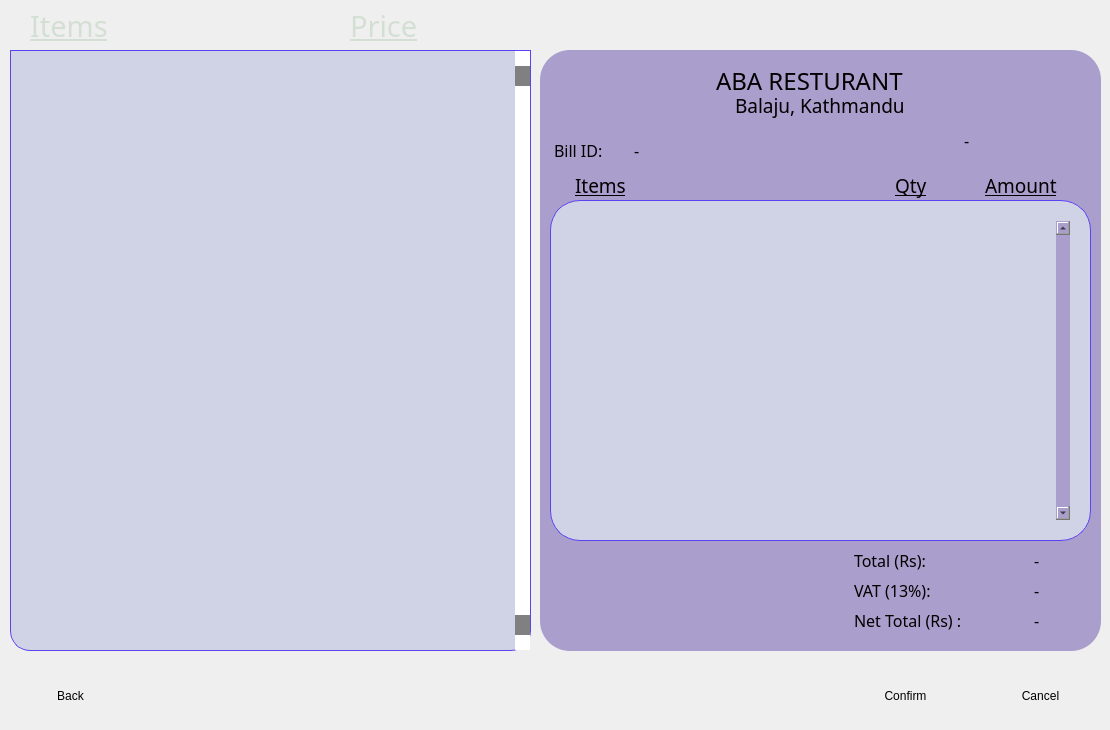
    <widget class="QWidget" name="Order">
     <widget class="QPushButton" name="pushButton">
      <property name="geometry">
       <rect>
        <x>20</x>
        <y>670</y>
        <width>101</width>
        <height>51</height>
       </rect>
      </property>
      <property name="cursor">
       <cursorShape>OpenHandCursor</cursorShape>
      </property>
      <property name="styleSheet">
       <string notr="true">border-radius: 20px;</string>
      </property>
      <property name="text">
       <string>Back</string>
      </property>
     </widget>
     <widget class="QTableWidget" name="OrderTable2">
      <property name="enabled">
       <bool>true</bool>
      </property>
      <property name="geometry">
       <rect>
        <x>10</x>
        <y>50</y>
        <width>521</width>
        <height>601</height>
       </rect>
      </property>
      <property name="font">
       <font>
        <family>Serifa BT</family>
        <pointsize>-1</pointsize>
       </font>
      </property>
      <property name="styleSheet">
       <string notr="true">QTableWidget {
    gridline-color: transparent;
    font-size: 20px;
     background: #D0D3E5;
    color: #333333;
    border: 1px solid #5B42F3;
   border-bottom-right-radius:20px;
border-bottom-left-radius:20px;
}

QTableWidget::item {
    padding: 10px;
    margin-left: 10px;
    border-radius: 10px;
    text-align: center;
    background: transparent;
    color: #333333;
}

QTableWidget::item:selected {
    background: transparent;
    color: inherit;
    border: none;
}

QHeaderView::section {
    background: #5B42F3;
    color: #FFFFFF;
    border: none;
}

QTableCornerButton::section {
    background: #5B42F3;
    border: none;
}

QScrollBar::add-line:vertical, QScrollBar::sub-line:vertical {
    background: grey;
    height: 20px; 
}

QScrollBar:vertical {
    background:white;
    width: 15px;

}

QScrollBar::handle:vertical {
    background: transparent;  /* Light purple color for the scrollbar handle */
    border-radius: 10px;
}

</string>
      </property>
      <property name="verticalScrollBarPolicy">
       <enum>Qt::ScrollBarPolicy::ScrollBarAlwaysOn</enum>
      </property>
      <property name="horizontalScrollBarPolicy">
       <enum>Qt::ScrollBarPolicy::ScrollBarAlwaysOff</enum>
      </property>
      <property name="sizeAdjustPolicy">
       <enum>QAbstractScrollArea::SizeAdjustPolicy::AdjustToContents</enum>
      </property>
      <property name="editTriggers">
       <set>QAbstractItemView::EditTrigger::AnyKeyPressed|QAbstractItemView::EditTrigger::EditKeyPressed</set>
      </property>
      <property name="columnCount">
       <number>3</number>
      </property>
      <attribute name="horizontalHeaderVisible">
       <bool>false</bool>
      </attribute>
      <attribute name="verticalHeaderVisible">
       <bool>false</bool>
      </attribute>
      <column/>
      <column/>
      <column/>
     </widget>
     <widget class="QPushButton" name="Calculate">
      <property name="geometry">
       <rect>
        <x>850</x>
        <y>670</y>
        <width>111</width>
        <height>51</height>
       </rect>
      </property>
      <property name="cursor">
       <cursorShape>OpenHandCursor</cursorShape>
      </property>
      <property name="styleSheet">
       <string notr="true">border-radius: 20px;</string>
      </property>
      <property name="text">
       <string>Confirm</string>
      </property>
     </widget>
     <widget class="QWidget" name="OrderFrame" native="true">
      <property name="geometry">
       <rect>
        <x>540</x>
        <y>50</y>
        <width>561</width>
        <height>601</height>
       </rect>
      </property>
      <property name="styleSheet">
       <string notr="true">QWidget {
    background-color: rgb(170, 158, 204);
    border: none; 
    padding: 20px;
border-radius:30px;
}

#leftWidget {

    background-size: cover;
    border-top-left-radius: 30px;
    border-bottom-left-radius: 30px;
}

#containerWidget {
    border-radius: 30px;
    background-color: transparent;
    border: none;
}
</string>
      </property>
      <widget class="QLabel" name="NetTotalLabel">
       <property name="geometry">
        <rect>
         <x>290</x>
         <y>540</y>
         <width>171</width>
         <height>61</height>
        </rect>
       </property>
       <property name="font">
        <font>
         <family>Serifa BT</family>
         <pointsize>12</pointsize>
        </font>
       </property>
       <property name="styleSheet">
        <string notr="true">border-top-left-radius: 0px;
    border-bottom-right-radius: 0px;
color: Black;
background-color:transparent;</string>
       </property>
       <property name="text">
        <string>Net Total (Rs) :</string>
       </property>
      </widget>
      <widget class="QLabel" name="NetTotalBox">
       <property name="geometry">
        <rect>
         <x>470</x>
         <y>540</y>
         <width>121</width>
         <height>61</height>
        </rect>
       </property>
       <property name="font">
        <font>
         <family>Serifa BT</family>
         <pointsize>12</pointsize>
        </font>
       </property>
       <property name="styleSheet">
        <string notr="true">border-top-left-radius: 0px;
    border-bottom-right-radius: 0px;
color: Black;
background-color:transparent;</string>
       </property>
       <property name="text">
        <string>-</string>
       </property>
      </widget>
      <widget class="QLabel" name="OrderTableLabel">
       <property name="geometry">
        <rect>
         <x>10</x>
         <y>100</y>
         <width>121</width>
         <height>71</height>
        </rect>
       </property>
       <property name="font">
        <font>
         <family>Serifa BT</family>
         <pointsize>14</pointsize>
         <underline>true</underline>
        </font>
       </property>
       <property name="styleSheet">
        <string notr="true">border-top-left-radius: 0px;
    border-bottom-right-radius: 0px;
color: Black;
background-color:transparent;</string>
       </property>
       <property name="text">
        <string>Items</string>
       </property>
      </widget>
      <widget class="QLabel" name="OrderTableLabel_2">
       <property name="geometry">
        <rect>
         <x>420</x>
         <y>100</y>
         <width>141</width>
         <height>71</height>
        </rect>
       </property>
       <property name="font">
        <font>
         <family>Serifa BT</family>
         <pointsize>14</pointsize>
         <underline>true</underline>
        </font>
       </property>
       <property name="styleSheet">
        <string notr="true">border-top-left-radius: 0px;
    border-bottom-right-radius: 0px;
color: Black;
background-color:transparent;</string>
       </property>
       <property name="text">
        <string>Amount</string>
       </property>
      </widget>
      <widget class="QLabel" name="OrderTableLabel_3">
       <property name="geometry">
        <rect>
         <x>330</x>
         <y>100</y>
         <width>91</width>
         <height>71</height>
        </rect>
       </property>
       <property name="font">
        <font>
         <family>Serifa BT</family>
         <pointsize>14</pointsize>
         <underline>true</underline>
        </font>
       </property>
       <property name="styleSheet">
        <string notr="true">border-top-left-radius: 0px;
    border-bottom-right-radius: 0px;
color: Black;
background-color:transparent;</string>
       </property>
       <property name="text">
        <string>Qty</string>
       </property>
      </widget>
      <widget class="QLabel" name="VATlabel">
       <property name="geometry">
        <rect>
         <x>290</x>
         <y>510</y>
         <width>161</width>
         <height>61</height>
        </rect>
       </property>
       <property name="font">
        <font>
         <family>Serifa BT</family>
         <pointsize>12</pointsize>
        </font>
       </property>
       <property name="styleSheet">
        <string notr="true">border-top-left-radius: 0px;
    border-bottom-right-radius: 0px;
color: Black;
background-color:transparent;</string>
       </property>
       <property name="text">
        <string>VAT (13%):</string>
       </property>
      </widget>
      <widget class="QLabel" name="VatAmtBox">
       <property name="geometry">
        <rect>
         <x>470</x>
         <y>510</y>
         <width>121</width>
         <height>61</height>
        </rect>
       </property>
       <property name="font">
        <font>
         <family>Serifa BT</family>
         <pointsize>12</pointsize>
        </font>
       </property>
       <property name="styleSheet">
        <string notr="true">border-top-left-radius: 0px;
    border-bottom-right-radius: 0px;
color: Black;
background-color:transparent;border-color: rgb(0, 0, 0);
color:black;
</string>
       </property>
       <property name="text">
        <string>-</string>
       </property>
      </widget>
      <widget class="QLabel" name="TotalLabel">
       <property name="geometry">
        <rect>
         <x>290</x>
         <y>480</y>
         <width>141</width>
         <height>61</height>
        </rect>
       </property>
       <property name="font">
        <font>
         <family>Serifa BT</family>
         <pointsize>12</pointsize>
        </font>
       </property>
       <property name="styleSheet">
        <string notr="true">border-top-left-radius: 0px;
    border-bottom-right-radius: 0px;
color: Black;
background-color:transparent;</string>
       </property>
       <property name="text">
        <string>Total (Rs):</string>
       </property>
      </widget>
      <widget class="QLabel" name="TotalBox">
       <property name="geometry">
        <rect>
         <x>470</x>
         <y>480</y>
         <width>121</width>
         <height>61</height>
        </rect>
       </property>
       <property name="font">
        <font>
         <family>Serifa BT</family>
         <pointsize>12</pointsize>
        </font>
       </property>
       <property name="styleSheet">
        <string notr="true">border-top-left-radius: 0px;
    border-bottom-right-radius: 0px;
color: Black;
background-color:transparent;border-color: rgb(0, 0, 0);
color:black;
</string>
       </property>
       <property name="text">
        <string>-</string>
       </property>
      </widget>
      <widget class="QTableWidget" name="OrderTable">
       <property name="enabled">
        <bool>true</bool>
       </property>
       <property name="geometry">
        <rect>
         <x>10</x>
         <y>150</y>
         <width>541</width>
         <height>341</height>
        </rect>
       </property>
       <property name="font">
        <font>
         <family>Serifa BT</family>
         <pointsize>-1</pointsize>
        </font>
       </property>
       <property name="styleSheet">
        <string notr="true">QTableWidget {
    gridline-color: transparent;
    font-size: 20px;
 background: #D0D3E5;
    color: #333333;
    border: 1px solid #5B42F3;
    border-radius: 30px;
}

QTableWidget::item {
    padding: 10px;
    margin-left: 10px;
    border-radius: 10px;
    text-align: center;
    background: transparent;
    color: #333333;
}

QTableWidget::item:selected {
    background: transparent;
    color: inherit;
    border: none;
}

QHeaderView::section {
    background: #5B42F3;
    color: #FFFFFF;
    border: none;
}

QTableCornerButton::section {
    background: #5B42F3;
    border: none;
}

QScrollBar::add-line:vertical, QScrollBar::sub-line:vertical {
    background: grey;
    height: 15px; 
}

QScrollBar:vertical {
    background:white;
    width: 8px;

}

QScrollBar::handle:vertical {
    background: black;  /* Light purple color for the scrollbar handle */
    border-radius: 10px;
}

</string>
       </property>
       <property name="lineWidth">
        <number>0</number>
       </property>
       <property name="verticalScrollBarPolicy">
        <enum>Qt::ScrollBarPolicy::ScrollBarAlwaysOn</enum>
       </property>
       <property name="horizontalScrollBarPolicy">
        <enum>Qt::ScrollBarPolicy::ScrollBarAlwaysOff</enum>
       </property>
       <property name="editTriggers">
        <set>QAbstractItemView::EditTrigger::AnyKeyPressed|QAbstractItemView::EditTrigger::EditKeyPressed</set>
       </property>
       <property name="columnCount">
        <number>3</number>
       </property>
       <attribute name="horizontalHeaderVisible">
        <bool>false</bool>
       </attribute>
       <attribute name="verticalHeaderVisible">
        <bool>false</bool>
       </attribute>
       <column/>
       <column/>
       <column/>
      </widget>
      <widget class="QLabel" name="ResturantLabel">
       <property name="geometry">
        <rect>
         <x>150</x>
         <y>0</y>
         <width>321</width>
         <height>61</height>
        </rect>
       </property>
       <property name="font">
        <font>
         <family>Serifa BT</family>
         <pointsize>18</pointsize>
        </font>
       </property>
       <property name="styleSheet">
        <string notr="true">background:transparent;
color:black;</string>
       </property>
       <property name="text">
        <string>ABA RESTURANT</string>
       </property>
      </widget>
      <widget class="QLabel" name="ResturantLabel_2">
       <property name="geometry">
        <rect>
         <x>170</x>
         <y>20</y>
         <width>241</width>
         <height>71</height>
        </rect>
       </property>
       <property name="font">
        <font>
         <family>Serifa BT</family>
         <pointsize>14</pointsize>
        </font>
       </property>
       <property name="styleSheet">
        <string notr="true">background:transparent;
color:black;</string>
       </property>
       <property name="text">
        <string>Balaju, Kathmandu</string>
       </property>
      </widget>
      <widget class="QLabel" name="ResturantLabel_3">
       <property name="geometry">
        <rect>
         <x>-10</x>
         <y>70</y>
         <width>111</width>
         <height>61</height>
        </rect>
       </property>
       <property name="font">
        <font>
         <family>Serifa BT</family>
         <pointsize>12</pointsize>
        </font>
       </property>
       <property name="styleSheet">
        <string notr="true">background:transparent;
color:black;</string>
       </property>
       <property name="text">
        <string>Bill ID:</string>
       </property>
      </widget>
      <widget class="QLabel" name="Date">
       <property name="geometry">
        <rect>
         <x>400</x>
         <y>60</y>
         <width>141</width>
         <height>61</height>
        </rect>
       </property>
       <property name="font">
        <font>
         <family>Serifa BT</family>
         <pointsize>12</pointsize>
        </font>
       </property>
       <property name="styleSheet">
        <string notr="true">background:transparent;
color:black;</string>
       </property>
       <property name="text">
        <string>-</string>
       </property>
      </widget>
      <widget class="QLabel" name="BillIdDisplay">
       <property name="geometry">
        <rect>
         <x>70</x>
         <y>70</y>
         <width>111</width>
         <height>61</height>
        </rect>
       </property>
       <property name="font">
        <font>
         <family>Serifa BT</family>
         <pointsize>12</pointsize>
        </font>
       </property>
       <property name="styleSheet">
        <string notr="true">background:transparent;
color:black;</string>
       </property>
       <property name="text">
        <string>-</string>
       </property>
      </widget>
     </widget>
     <widget class="QPushButton" name="ClearOrderTable">
      <property name="geometry">
       <rect>
        <x>990</x>
        <y>670</y>
        <width>101</width>
        <height>51</height>
       </rect>
      </property>
      <property name="cursor">
       <cursorShape>OpenHandCursor</cursorShape>
      </property>
      <property name="styleSheet">
       <string notr="true">border-radius: 20px;</string>
      </property>
      <property name="text">
       <string>Cancel</string>
      </property>
     </widget>
     <widget class="QLabel" name="OrderTableLabel_5">
      <property name="geometry">
       <rect>
        <x>30</x>
        <y>-10</y>
        <width>121</width>
        <height>71</height>
       </rect>
      </property>
      <property name="font">
       <font>
        <family>Stencil</family>
        <pointsize>22</pointsize>
        <underline>true</underline>
       </font>
      </property>
      <property name="styleSheet">
       <string notr="true">border-top-left-radius: 0px;
    border-bottom-right-radius: 0px;
background:transparent;
color:rgb(212, 223, 212);</string>
      </property>
      <property name="text">
       <string>Items</string>
      </property>
     </widget>
     <widget class="QLabel" name="OrderTableLabel_6">
      <property name="geometry">
       <rect>
        <x>350</x>
        <y>-10</y>
        <width>121</width>
        <height>71</height>
       </rect>
      </property>
      <property name="font">
       <font>
        <family>Stencil</family>
        <pointsize>22</pointsize>
        <underline>true</underline>
       </font>
      </property>
      <property name="styleSheet">
       <string notr="true">border-top-left-radius: 0px;
    border-bottom-right-radius: 0px;
background:transparent;
color:rgb(212, 223, 212);</string>
      </property>
      <property name="text">
       <string>Price</string>
      </property>
     </widget>
    </widget>
